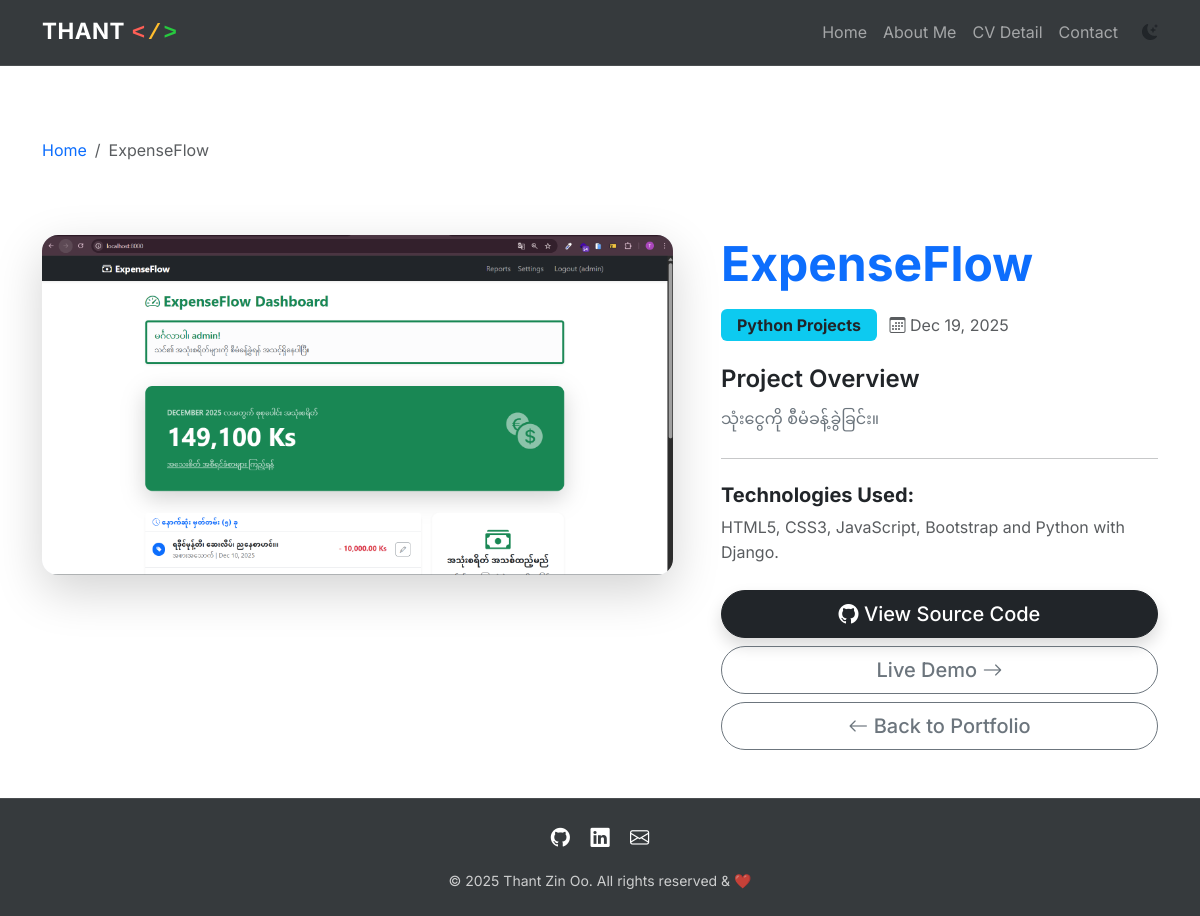
The app's page /project/5/ with its own data.
### app/models.py (models this page shows, shortened)
class Project(models.Model):
    CATEGORY_CHOICES = [
        ('web', 'Web Design'),
        ('php', 'PHP Projects'),
        ('python', 'Python Projects'),
        ('mobile', 'Mobile App'),
    ]
    title = models.CharField(max_length=200, verbose_name="ပရောဂျက်အမည်")
    description = models.TextField(verbose_name="အသေးစိတ်ဖော်ပြချက်")
    technology = models.CharField(max_length=200, verbose_name="အသုံးပြုထားသော နည်းပညာများ") # e.g. Django, React, MySQL
    image = models.ImageField(upload_to='project_images/', verbose_name="ပရောဂျက်ပုံ")
    category = models.CharField(
        max_length=20,
        choices=CATEGORY_CHOICES,
        default='web',
        verbose_name="အမျိုးအစား"
    )
    github_link = models.URLField(max_length=500, blank=True, null=True, verbose_name="GitHub လင့်ခ်")
    vercel_link = models.URLField(max_length=500, blank=True, null=True, verbose_name="Vercel လင့်ခ်")
    created_at = models.DateTimeField(auto_now_add=True, verbose_name="ဖန်တီးသည့်ရက်စွဲ")
    class Meta:
        ordering = ['-created_at'] # အသစ်ဆုံးတင်တဲ့ project ကို အပေါ်ဆုံးကပြမယ်

### app/views.py (the view)
# urls.py: path('project/<int:pk>/', views.project_detail, name='project_detail'),
def project_detail(request, pk):
    project = get_object_or_404(Project, pk=pk)
    return render(request, 'app/project.html', {'project': project})

### templates/app/project.html (shortened to what this page needs)
{% extends 'app/base.html' %}
{% load static %}
{% block content %}
<div class="container mt-5 pt-4">
    <nav aria-label="breadcrumb" data-aos="fade-right">
        <ol class="breadcrumb">
            <li class="breadcrumb-item"><a href="{% url 'index' %}" class="text-decoration-none">Home</a></li>
            <li class="breadcrumb-item active" aria-current="page">{{ project.title }}</li>
        </ol>
    </nav>
    <div class="row mt-4 g-5">
        <div class="col-lg-7" data-aos="fade-up">
            <div class="card border-0 shadow-lg overflow-hidden rounded-4">
                {% if project.image %}
                    <img src="{{ project.image.url }}" class="img-fluid w-100" alt="{{ project.title }}">
                {% else %}
                    <img src="{% static 'images/default-large.jpg' %}" class="img-fluid w-100" alt="No Image">
                {% endif %}
            </div>
        </div>
        <div class="col-lg-5" data-aos="fade-left">
            <h1 class="display-5 fw-bold text-primary mb-3">{{ project.title }}</h1>
            <div class="mb-4">
                <span class="badge bg-info text-dark px-3 py-2 fs-6 me-2">{{ project.get_category_display }}</span>
                <span class="text-muted"><i class="bi bi-calendar3"></i> {{ project.created_at|date:"M d, Y" }}</span>
            </div>
            <h4 class="fw-semibold">Project Overview</h4>
            <p class="text-secondary lh-lg" style="text-align: justify;">
                {{ project.description }}
            </p>
            <hr class="my-4">
            <div class="mb-4">
                <h5 class="fw-bold">Technologies Used:</h5>
                <p class="text-muted">{{ project.technology }}</p>
            </div>
            <div class="d-grid gap-2">
                {% if project.github_link %}
                <a href="{{ project.github_link }}" target="_blank" class="btn btn-dark btn-lg rounded-pill shadow">
                    <i class="bi bi-github"></i> View Source Code
                </a>
                {% endif %}
                <a href="{{ project.vercel_link }}" target="_blank" class="btn btn-outline-secondary btn-lg rounded-pill">
                    Live Demo  <i class="bi bi-arrow-right"></i>
                </a>
                <a href="{% url 'index' %}" class="btn btn-outline-secondary btn-lg rounded-pill">
                    <i class="bi bi-arrow-left"></i> Back to Portfolio
                </a>
            </div>
        </div>
    </div>
</div>
{% endblock %}

### static/css/style.css (style rules this page uses)
:root { --primary-color: #0d6efd; --apple-red: #ff5f56; --apple-yellow: #ffbd2e; --apple-green: #27c93f; --transition-speed: 0.3s; }
body { font-family: 'Inter', -apple-system, BlinkMacSystemFont, "Segoe UI", Roboto, sans-serif; line-height: 1.6; }
.card { transition: transform var(--transition-speed), box-shadow var(--transition-speed); border-radius: 15px; overflow: hidden; }
.btn { transition: all 0.2s ease; font-weight: 500; }
[data-bs-theme="light"] body { background-color: #f5f8fc color: #333; }
[data-bs-theme="light"] .card { background-color: #ebeef4; border: 1px solid rgba(0,0,0,0.05); }

### records on screen
Project: title "ExpenseFlow", image (picture), category "Python Projects", created_at "Dec 19, 2025", description "သုံးငွေကို စီမံခန့်ခွဲခြင်း။", technology "HTML5, CSS3, JavaScript, Bootstrap and Python with Django."
